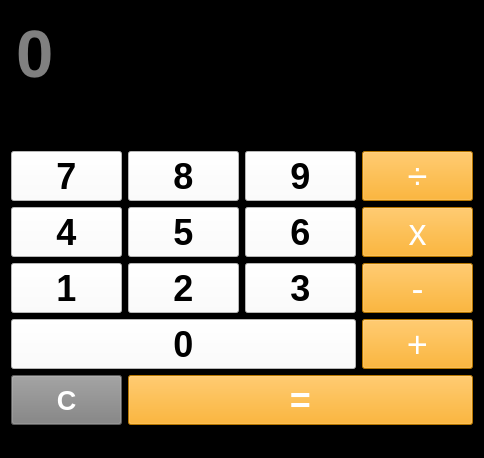
<?xml version="1.0" encoding="UTF-8"?>
<ui version="4.0">
  <class>MainWindow</class>
  <widget class="QMainWindow" name="MainWindow">

    <property name="geometry">
      <rect>
        <x>0</x>
        <y>0</y>
        <width>484</width>
        <height>458</height>
      </rect>
    </property>

    <property name="windowTitle">
      <string>Calculator</string>
    </property>

    <property name="styleSheet">
      <string notr="true">background-color: black;</string>
    </property>

    <widget class="QWidget" name="centralWidget">

      <property name="sizePolicy">
        <sizepolicy hsizetype="Maximum" vsizetype="Maximum">
          <horstretch>0</horstretch>
          <verstretch>0</verstretch>
        </sizepolicy>
      </property>

      <layout class="QVBoxLayout" name="verticalLayout">
        <item>
          <widget class="QTextBrowser" name="result">
                
            <property name="font">
              <font>
                <pointsize>50</pointsize>
                <weight>75</weight>
                <bold>true</bold>
              </font>
            </property>

            <property name="styleSheet">
              <string notr="true">color: white;</string>
            </property>

            <property name="placeholderText">
              <string>0</string>
            </property>

          </widget>
        </item>

        <item>
          <layout class="QGridLayout" name="gridLayout">

            <item row="3" column="2">
              <widget class="QPushButton" name="ButtonNumberThree">

                <property name="minimumSize">
                 <size>
                  <width>0</width>
                  <height>50</height>
                 </size>
                </property>

                <property name="font">
                  <font>
                    <pointsize>27</pointsize>
                    <weight>75</weight>
                    <bold>true</bold>
                  </font>
                </property>

                <property name="styleSheet">
                  <string notr="true">background-color: white;</string>
                </property>

                <property name="text">
                  <string>3</string>
                </property>

                <property name="shortcut">
                  <string>3</string>
                </property>

                <property name="autoDefault">
                  <bool>false</bool>
                </property>

              </widget>
            </item>

            <item row="3" column="3">
              <widget class="QPushButton" name="ButtonSub">
                <property name="minimumSize">
                  <size>
                    <width>0</width>
                    <height>50</height>
                  </size>
                </property>

                <property name="font">
                  <font>
                    <pointsize>27</pointsize>
                    <weight>50</weight>
                    <bold>false</bold>
                  </font>
                </property>

                <property name="styleSheet">
                  <string notr="true">background-color: orange;color: white;</string>
                </property>

                <property name="text">
                  <string>-</string>
                </property>

                <property name="shortcut">
                  <string>-</string>
                </property>

              </widget>
            </item>

            <item row="3" column="1">
              <widget class="QPushButton" name="ButtonNumberTwo">

                <property name="minimumSize">
                  <size>
                    <width>0</width>
                    <height>50</height>
                  </size>
                </property>

                <property name="font">
                  <font>
                    <pointsize>27</pointsize>
                    <weight>75</weight>
                    <bold>true</bold>
                  </font>
                </property>

                <property name="styleSheet">
                  <string notr="true">background-color: white;</string>
                </property>

                <property name="text">
                  <string>2</string>
                </property>

                <property name="shortcut">
                  <string>2</string>
                </property>

              </widget>
            </item>

            <item row="1" column="1">
              <widget class="QPushButton" name="ButtonNumberEight">

                <property name="minimumSize">
                  <size>
                    <width>0</width>
                    <height>50</height>
                  </size>
                </property>

                <property name="font">
                  <font>
                    <pointsize>27</pointsize>
                    <weight>75</weight>
                    <bold>true</bold>
                  </font>
                </property>

                <property name="styleSheet">
                  <string notr="true">background-color: white;</string>
                </property>

                <property name="text">
                  <string>8</string>
                </property>

                <property name="shortcut">
                  <string>8</string>
                </property>

              </widget>
            </item>

            <item row="2" column="1">
              <widget class="QPushButton" name="ButtonNumberFive">

                <property name="minimumSize">
                  <size>
                    <width>0</width>
                    <height>50</height>
                  </size>
                </property>

                <property name="font">
                  <font>
                    <pointsize>27</pointsize>
                    <weight>75</weight>
                    <bold>true</bold>
                  </font>
                </property>

                <property name="styleSheet">
                  <string notr="true">background-color: white;</string>
                </property>

                <property name="text">
                  <string>5</string>
                </property>

                <property name="shortcut">
                  <string>5</string>
                </property>

              </widget>
            </item>

            <item row="2" column="2">
              <widget class="QPushButton" name="ButtonNumberSix">

                <property name="minimumSize">
                  <size>
                    <width>0</width>
                    <height>50</height>
                  </size>
                </property>

                <property name="font">
                  <font>
                    <pointsize>27</pointsize>
                    <weight>75</weight>
                    <bold>true</bold>
                  </font>
                </property>

                <property name="styleSheet">
                  <string notr="true">background-color: white;</string>
                </property>

                <property name="text">
                  <string>6</string>
                </property>

                <property name="shortcut">
                  <string>6</string>
                </property>

              </widget>
            </item>

            <item row="1" column="3">
              <widget class="QPushButton" name="ButtonDiv">

                <property name="minimumSize">
                  <size>
                    <width>0</width>
                    <height>50</height>
                  </size>
                </property>

                <property name="font">
                  <font>
                    <pointsize>27</pointsize>
                    <weight>50</weight>
                    <bold>false</bold>
                  </font>
                </property>

                <property name="styleSheet">
                  <string notr="true">background-color: orange;color: white;</string>
                </property>

                <property name="text">
                  <string>÷</string>
                </property>

                <property name="shortcut">
                  <string>/</string>
                </property>

              </widget>
            </item>

            <item row="1" column="0">
              <widget class="QPushButton" name="ButtonNumberSeven">

                <property name="minimumSize">
                  <size>
                    <width>0</width>
                    <height>50</height>
                  </size>
                </property>

                <property name="font">
                  <font>
                    <pointsize>27</pointsize>
                    <weight>75</weight>
                    <bold>true</bold>
                  </font>
                </property>

                <property name="styleSheet">
                  <string notr="true">background-color: white;</string>
                </property>

                <property name="text">
                  <string>7</string>
                </property>

                <property name="shortcut">
                  <string>7</string>
                </property>

              </widget>
            </item>

            <item row="3" column="0">
              <widget class="QPushButton" name="ButtonNumberOne">

                <property name="minimumSize">
                  <size>
                    <width>0</width>
                    <height>50</height>
                  </size>
                </property>

                <property name="font">
                  <font>
                    <pointsize>27</pointsize>
                    <weight>75</weight>
                    <bold>true</bold>
                  </font>
                </property>

                <property name="styleSheet">
                  <string notr="true">background-color: white;</string>
                </property>

                <property name="text">
                  <string>1</string>
                </property>

                <property name="shortcut">
                  <string>1</string>
                </property>

              </widget>
            </item>

            <item row="1" column="2">
              <widget class="QPushButton" name="ButtonNumberNine">

                <property name="minimumSize">
                  <size>
                    <width>0</width>
                    <height>50</height>
                  </size>
                </property>

                <property name="font">
                  <font>
                    <pointsize>27</pointsize>
                    <weight>75</weight>
                    <bold>true</bold>
                  </font>
                </property>

                <property name="styleSheet">
                  <string notr="true">background-color: white;</string>
                </property>

                <property name="text">
                  <string>9</string>
                </property>

                <property name="shortcut">
                  <string>9</string>
                </property>

              </widget>
            </item>

            <item row="8" column="3">
              <widget class="QPushButton" name="ButtonAdd">

                <property name="minimumSize">
                  <size>
                    <width>0</width>
                    <height>50</height>
                  </size>
                </property>

                <property name="font">
                  <font>
                    <pointsize>27</pointsize>
                    <weight>50</weight>
                    <bold>false</bold>
                  </font>
                </property>

                <property name="styleSheet">
                  <string notr="true">background-color: orange;color: white;</string>
                </property>

                <property name="text">
                  <string>+</string>
                </property>

                <property name="shortcut">
                  <string>+</string>
                </property>

              </widget>
            </item>

            <item row="2" column="3">
              <widget class="QPushButton" name="ButtonMul">

                <property name="minimumSize">
                  <size>
                    <width>0</width>
                    <height>50</height>
                  </size>
                </property>

                <property name="font">
                  <font>
                    <pointsize>27</pointsize>
                    <weight>50</weight>
                    <bold>false</bold>
                  </font>
                </property>

                <property name="styleSheet">
                  <string notr="true">background-color: orange;color: white;</string>
                </property>

                <property name="text">
                  <string>x</string>
                </property>

                <property name="shortcut">
                  <string>*</string>
                </property>

              </widget>
            </item>

            <item row="8" column="0" colspan="3">
              <widget class="QPushButton" name="ButtonNumberZero">

                <property name="minimumSize">
                  <size>
                    <width>0</width>
                    <height>50</height>
                  </size>
                </property>

                <property name="font">
                 <font>
                    <pointsize>27</pointsize>
                    <weight>75</weight>
                    <bold>true</bold>
                  </font>
                </property>

                <property name="styleSheet">
                  <string notr="true">background-color: white;</string>
                </property>

                <property name="text">
                  <string>0</string>
                </property>

                <property name="shortcut">
                  <string>0</string>
                </property>

              </widget>
            </item>

            <item row="2" column="0">
              <widget class="QPushButton" name="ButtonNumberFour">

                <property name="minimumSize">
                  <size>
                    <width>0</width>
                    <height>50</height>
                  </size>
                </property>

                <property name="font">
                  <font>
                    <pointsize>27</pointsize>
                    <weight>75</weight>
                    <bold>true</bold>
                  </font>
                </property>

                <property name="styleSheet">
                  <string notr="true">background-color: white;</string>
                </property>

                <property name="text">
                  <string>4</string>
                </property>

                <property name="shortcut">
                  <string>4</string>
                </property>

              </widget>
            </item>

            <item row="10" column="0">
              <widget class="QPushButton" name="ButtonClear">

                <property name="minimumSize">
                  <size>
                    <width>0</width>
                    <height>50</height>
                  </size>
                </property>

                <property name="font">
                  <font>
                    <pointsize>20</pointsize>
                    <weight>75</weight>
                    <bold>true</bold>
                  </font>
                </property>

                <property name="styleSheet">
                  <string notr="true">background-color: grey;color: white;</string>
                </property>

                <property name="text">
                  <string>C</string>
                </property>

                <property name="shortcut">
                  <string>C</string>
                </property>

              </widget>
            </item>

            <item row="10" column="1" colspan="3">
              <widget class="QPushButton" name="ButtonEqual">

                <property name="minimumSize">
                  <size>
                    <width>0</width>
                    <height>50</height>
                  </size>
                </property>

                <property name="font">
                  <font>
                    <pointsize>27</pointsize>
                    <weight>75</weight>
                    <bold>true</bold>
                  </font>
                </property>

                <property name="styleSheet">
                  <string notr="true">background-color: orange;color: white;</string>
                </property>

                <property name="text">
                  <string>=</string>
                </property>

                <property name="shortcut">
                  <string>Return</string>
                </property>

              </widget>
            </item>

          </layout>
        </item>

      </layout>
    </widget>

  <widget class="QStatusBar" name="statusBar"/>
    <action name="actionExit">
      <property name="text">
        <string>Exit</string>
      </property>
      <property name="shortcut">
        <string>Ctrl+Q</string>
      </property>
    </action>
    <action name="actionReset">
      <property name="text">
        <string>Reset</string>
      </property>
      <property name="shortcut">
        <string>Ctrl+R</string>
      </property>
    </action>
  </widget>

  <layoutdefault spacing="6" margin="11"/>
  
  <resources/>

  <connections/>

</ui>
